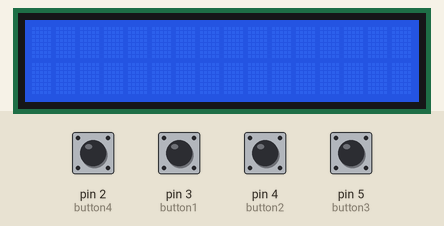
Simulated run of this sketch. Board: Arduino Uno, built with avr-gcc and run on an emulated ATmega328P. Parts: 16×2 character LCD. The inputs (shaded band) are chosen by the test bench; at power-on: pin 2 (button4), pin 3 (button1), pin 4 (button2), pin 5 (button3) HIGH. What the sketch prints to the serial monitor is not drawn.

Above: at 1.2 s.
1.3 s: pin 2 (button4) pulled LOW for 1 s
At 3.0 s:
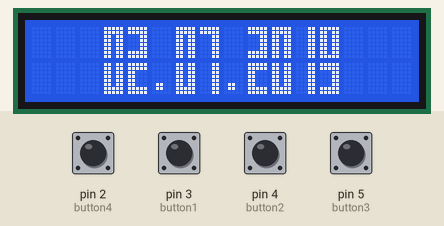
3.8 s: pin 5 (button3) pulled LOW for 1 s
At 4.31 s:
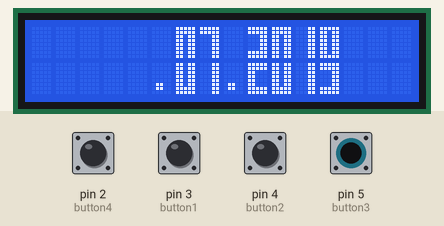
5.4 s: pin 5 (button3) pulled LOW for 0.15 s
At 5.54 s:
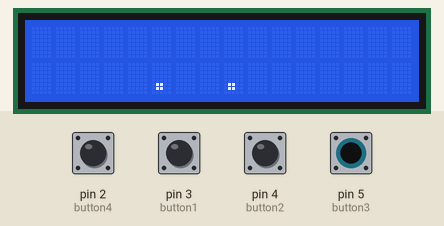
6.1 s: pin 3 (button1) pulled LOW for 0.15 s
At 6.43 s:
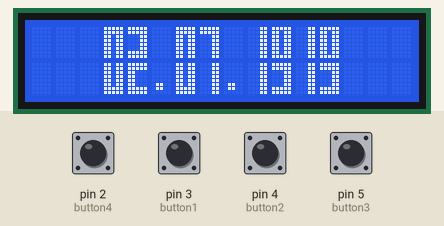
6.8 s: pin 4 (button2) pulled LOW for 1 s
At 7.65 s:
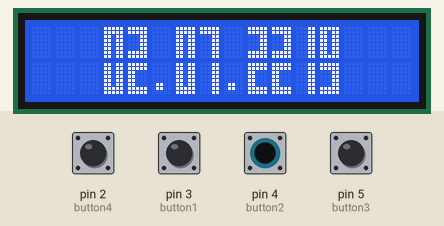
8.4 s: pin 4 (button2) pulled LOW for 0.15 s
At 8.86 s:
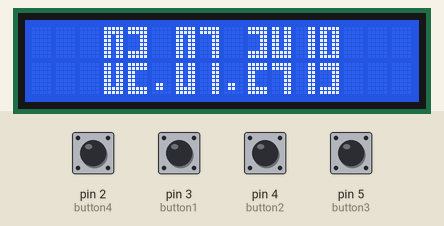
Timing chart, 0 to 10.1 s (numbered marks = the images above; inputs shaded):
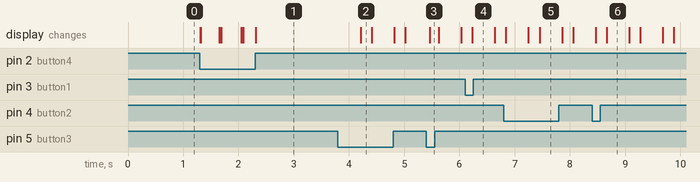

The sketch:

Computador_de_Bordo.ino
```cpp
#include <LiquidCrystal.h>
#define button1 3  //Anterior
#define button2 4  //Proximo
#define button3 5  //Ajuste
#define button4 2  //Função

const int rs = 12, en = 11, rw = 10, d4 = 9, d5 = 8, d6 = 7, d7 = 6, p = 13 ;
LiquidCrystal lcd(rs, rw, en, d4, d5, d6, d7);
unsigned long changeTime, butTime, ajusteTime;
int cont[14], quad[14], funcao = 0, ajustar = 0,
    seg, min, hora, dia, mes, ano1, ano2, inicio, fim;

byte Ajuste, Funcao, Prox, Ant,
    C0[8] = {B11111, B11011, B11011, B11011, B11011, B11011, B11011, B11111},
    C1[8] = {B00011, B00011, B00011, B00011, B00011, B00011, B00011, B00011},
    C2[8] = {B11111, B11111, B00011, B00011, B00011, B00011, B11111, B11111},
    C3[8] = {B11111, B11111, B11000, B11000, B11000, B11000, B11111, B11111},
    C4[8] = {B11011, B11011, B11011, B11011, B11011, B11011, B11111, B11111},
    C5[8] = {B11111, B11111, B00011, B00011, B00011, B00011, B00011, B00011},
    C6[8] = {B00000, B00000, B00000, B01100, B01100, B00000, B00000, B00000},
    C7[8] = {B11111, B11111, B11011, B11011, B11011, B11011, B11011, B11011};

void numdigit(byte val, byte position){
  switch (val){
    case 0: lcd.setCursor(quad[position],0); lcd.write(byte(7));
    		lcd.setCursor(quad[position],1); lcd.write(byte(4)); break;
    case 1: lcd.setCursor(quad[position],0); lcd.write(byte(1));
    		lcd.setCursor(quad[position],1); lcd.write(byte(1)); break;
    case 2: lcd.setCursor(quad[position],0); lcd.write(byte(2));
    		lcd.setCursor(quad[position],1); lcd.write(byte(3)); break;
    case 3: lcd.setCursor(quad[position],0); lcd.write(byte(2));
    		lcd.setCursor(quad[position],1); lcd.write(byte(2)); break;
    case 4: lcd.setCursor(quad[position],0); lcd.write(byte(4));
    		lcd.setCursor(quad[position],1); lcd.write(byte(5)); break;
    case 5: lcd.setCursor(quad[position],0); lcd.write(byte(3));
    		lcd.setCursor(quad[position],1); lcd.write(byte(2)); break;
    case 6: lcd.setCursor(quad[position],0); lcd.write(byte(3));
    		lcd.setCursor(quad[position],1); lcd.write(byte(0)); break;
    case 7: lcd.setCursor(quad[position],0); lcd.write(byte(5));
    		lcd.setCursor(quad[position],1); lcd.write(byte(1)); break;
    case 8: lcd.setCursor(quad[position],0); lcd.write(byte(0));
    		lcd.setCursor(quad[position],1); lcd.write(byte(0)); break;
    case 9: lcd.setCursor(quad[position],0); lcd.write(byte(0));
    		lcd.setCursor(quad[position],1); lcd.write(byte(2)); break;
  }

}

void showNum(int inicio, int fim){
  for(byte x=inicio; x<fim; x++){
    numdigit(cont[x], x);
  }
}

void piscar(int position){
  if((millis() - ajusteTime > 400) && (millis() - ajusteTime < 600)){
    lcd.setCursor(quad[position],0); lcd.print(" "); lcd.setCursor(quad[position+1],0); lcd.print(" ");
    lcd.setCursor(quad[position],1); lcd.print(" "); lcd.setCursor(quad[position+1],1); lcd.print(" ");
  }
  else if(millis() - ajusteTime > 600){
    showNum(inicio,fim); ajusteTime = millis();
  }Serial.println(ajustar-2);
  Prox = digitalRead(button2);
  Ant = digitalRead(button1);
  if(!Prox && millis() - butTime > 300){
    butTime = millis();
    switch(funcao){
      case 1: switch(ajustar){
        		case 8: dia++; break;
        		case 10: mes++; break;
        		case 12: ano1++; break;
        		case 14: ano2++; break;
      		  } break;
      case 2: switch(ajustar){
        		case 2: seg++; break;
        		case 4: min++; break;
        		case 6: hora++; break;
      		  } break;
    }
  }
  if(!Ant && millis() - butTime > 300){
    butTime = millis();
    switch(funcao){
      case 1: switch(ajustar){
        		case 8: dia--; break;
        		case 10: mes--; break;
        		case 12: ano1--; break;
        		case 14: ano2--; break;
      		  } break;
      case 2: switch(ajustar){
        		case 2: seg--; break;
        		case 4: min--; break;
        		case 6: hora--; break;
      		  } break;
    }
  }
  contarTempo();
}

void data(){
  Ajuste = digitalRead(button3);
  if((!Ajuste) && (millis() - butTime > 500)){
    if(!ajustar) ajustar = 6;
    ajustar = ajustar + 2;
    if(ajustar > 16) ajustar = 0;
  }
  if(ajustar){
    piscar(ajustar - 2);
  }
  else showNum(inicio,fim);
  lcd.setCursor(p - 8,1); lcd.print("."); lcd.setCursor(p - 5,1); lcd.print(".");
}

void horario(){
  Ajuste = digitalRead(button3);
  if((!Ajuste) && (millis() - butTime > 500)){
    ajustar = ajustar + 2;
    if(ajustar > 6) ajustar = 0;
  }
  if(ajustar){
    piscar(ajustar-2);
  }
  else showNum(inicio,fim);
  lcd.setCursor(p - 2,0); lcd.write(byte(6)); lcd.setCursor(p - 2,1); lcd.write(byte(6));
  lcd.setCursor(p - 5,0); lcd.write(byte(6)); lcd.setCursor(p - 5,1); lcd.write(byte(6));
}

void contarTempo(){
  if((millis() - changeTime) > 1000){
    seg++; changeTime = millis();
  }
  if(seg > 59){seg = 0; min++;}
  if(min > 59){min = 0; hora++;}
  if(hora > 23){hora = 0; dia++;}
  if(dia > 30){dia = 1; mes++;}
  if(mes > 12){mes = 1; ano1++;}
  if(ano1 > 99){ano1 = 0; ano2++;}
  if(ano2 > 99)ano2 = 0;
  cont[0] = seg%10; cont[1] = seg/10; cont[2] = min%10;
  cont[3] = min/10; cont[4] = hora%10; cont[5] = hora/10;
  cont[6] = dia%10; cont[7] = dia/10; cont[8] = mes%10;
  cont[9] = mes/10; cont[10] = ano1%10; cont[11] = ano1/10;
  cont[12] = ano2%10; cont[13] = ano2/10;
}

void setup() {
  pinMode(rw, OUTPUT); digitalWrite(rw, LOW);
  pinMode(button1, INPUT_PULLUP);
  pinMode(button2, INPUT_PULLUP);
  pinMode(button3, INPUT_PULLUP);
  pinMode(button4, INPUT_PULLUP);
  lcd.begin(16, 2); Serial.begin(9600);
  changeTime, butTime, ajusteTime = millis();
  lcd.createChar(0, C0); lcd.createChar(1, C1); lcd.createChar(2, C2); lcd.createChar(3, C3);
  lcd.createChar(4, C4); lcd.createChar(5, C5); lcd.createChar(6, C6); lcd.createChar(7, C7);
  quad[0] = 13; quad[1] = 12; quad[2] = 10; quad[3] = 9; quad[4] = 7;
  quad[5] = 6; quad[6] = 4; quad[7] = 3; quad[8] = 7; quad[9] = 6;
  quad[10] = 12; quad[11] = 11; quad[12] = 10; quad[13] = 9;
  seg = 0; min = 30; hora = 10; dia = 2; mes = 7;
  ano1 = 19; ano2 = 20;
}

void loop(){
  Funcao = digitalRead(button4);
  if((!Funcao) && (millis() - butTime > 300) && (!ajustar)){
    funcao++; Serial.print("Pulso. Função = ");
    if(funcao > 5) funcao = 0; Serial.println(funcao);
    lcd.clear();
  }
  switch(funcao){
    case 0: //Odômetro(99999km)
    		break;
    case 1: //Data(DD/MM/AAAA)
    		inicio = 6; fim = 14; data(); break;
    case 2: //Horário(HH:MM:SS)
    		inicio = 0; fim = 6; horario(); break;
    case 3: //Consumo(999l)
    		break;
    case 4: //Media(99,9km/l)
    		break;
    case 5: //Autonomia(999km)
    		break;
  }
  contarTempo();
}
```

Measured:
- after the input at 1.3 s, the display: changes at once (image 1)
- after the input at 3.8 s, the display: changes after 0.41 s (image 2)
- after the input at 5.4 s, the display: changes after 0.06 s (image 3)
- after the input at 6.1 s, the display: changes after 0.13 s (image 4)
- after the input at 6.8 s, the display: first changes at once (image 5 shows a later state)
- after the input at 8.4 s, the display: first differs from a run without the input after 0.26 s (image 6)
- what the display in image 6 shows lasts 0.4 s, from 8.7 s to 9.1 s
